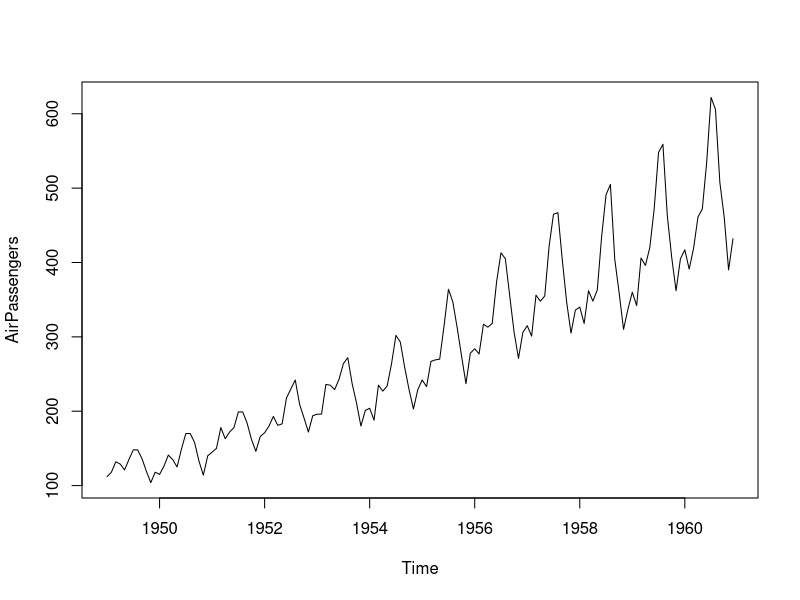
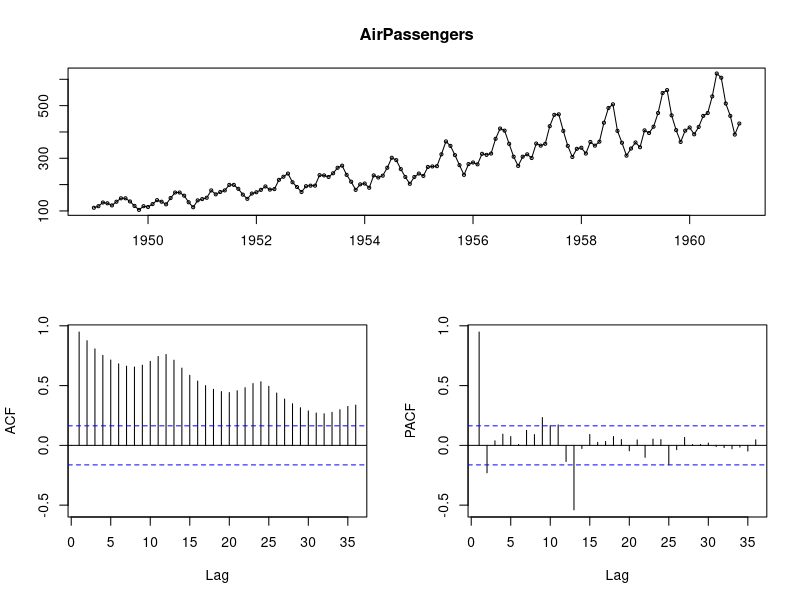
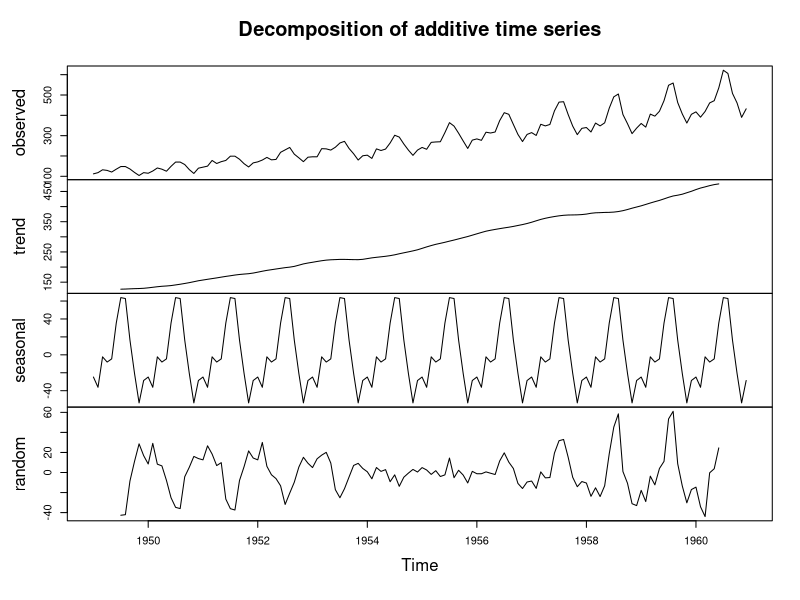
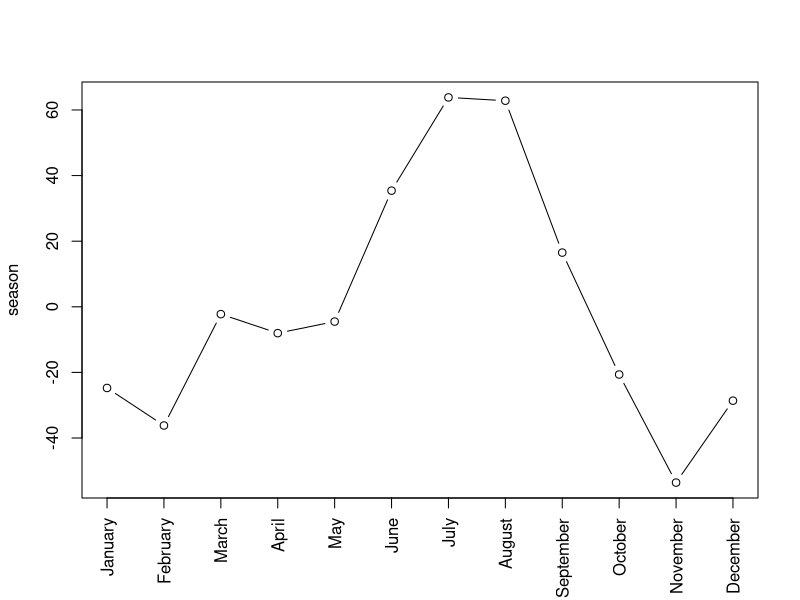
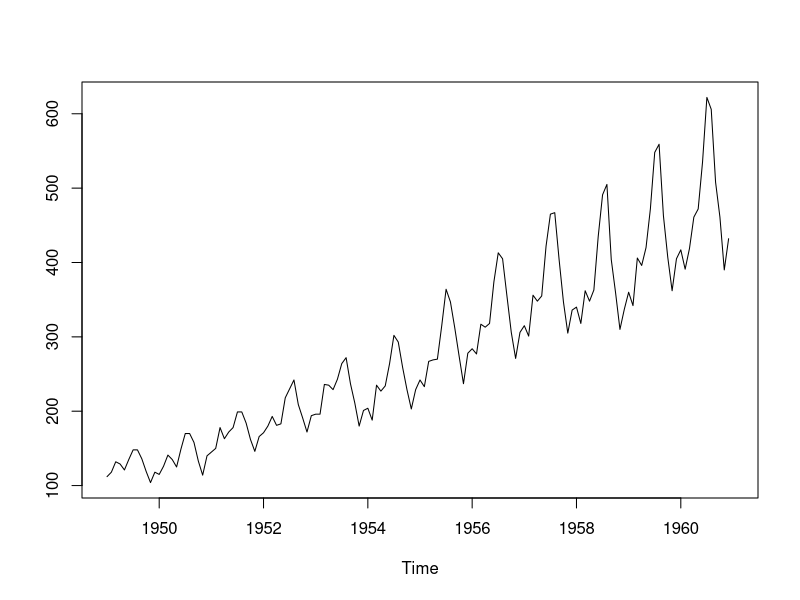

The R script that drew these images, in order:
#时间序列相关案例

#ts方法构建时间序列介绍
a<-ts(1:30,frequency = 12,start = c(2011,3))
print(a)
# > print(a)
# Jan Feb Mar Apr May Jun Jul Aug Sep Oct Nov Dec
# 2011           1   2   3   4   5   6   7   8   9  10
# 2012  11  12  13  14  15  16  17  18  19  20  21  22
# 2013  23  24  25  26  27  28  29  30   
str(a)
attributes(a)

#在ts函数的参数中，1：30代以1-30为基础建立30个时间序列值，frequence=7代表以周循环，=12代表以月循环，=4代表以季度循环
#start 代表起始的日期

#将时间序列拆分成趋势成分、季节成分、随机成分
#所谓的趋势成分是指长时间间隔的大体运动方向，季节成分是指季节性的变化，随机成分是指重复但非周期的波动，最终是随机成分
#R自带的AirPassengers中很好演示了时间序列
plot(AirPassengers)
install.packages("tseries")
install.packages("forecast")
library(tseries)
library(forecast)
#同样可以使用tsdisplay函数显示ACF和PACF图，用来确定arima函数的参数
tsdisplay(AirPassengers)
#使用decompose()函数将其拆分为不同成分
dc<-decompose(AirPassengers)

#打印出四种趋势图
plot(dc)

#打印出关于季节性趋势的图表
season<-dc$figure
plot(season,type = "b",xaxt="n",xlab = "")

#通过ISOdate和months构建月名,ISODate是将年月日拼接成日期，然后month取其中的月份
#关于日期函数的博客：https://www.cnblogs.com/one--way/p/5868789.html
monthNames<-months(ISOdate(2011,1:12,1))
print(monthNames)

#axis(side,at,labels) side一个整数，用于指定图形中坐标轴的绘制方向。坐标轴按如下方式绘制：1 向下，2 向左 3 向上 4 向右。
#at要绘制刻度线上的点
#labels 可以是一个逻辑值，表示是否要在刻度线上进行注释， 或要放在刻度线上作标签的一个字符或表达式向量。
axis(1,at=1:12,labels = monthNames,las=2) #将monthNames中的变量名赋给x轴

#构建arima模型，我们首先使用forcast包里的auto.arima进行参数估计，然后再使用arima
a<-auto.arima(AirPassengers)
print(a)
# > print(a)
# Series: AirPassengers 
# ARIMA(2,1,1)(0,1,0)[12] 
# 
# Coefficients:
#   ar1     ar2      ma1
# 0.5960  0.2143  -0.9819
# s.e.  0.0888  0.0880   0.0292
# 
# sigma^2 estimated as 132.3:  log likelihood=-504.92
# AIC=1017.85   AICc=1018.17   BIC=1029.35


fit<-arima(AirPassengers,order = c(2,1,1),seasonal = list(order=c(0,1,0),period=12))
print(fit)
fore=predict(fit,n.head=24)
U<-fore$pred+2*fore$se
L<-fore$pred-2*fore$se
ts.plot(AirPassengers,fore$pred,U,L,col=c(1,2,4,4),lty=c(1,1,2,2))


install.packages("urca")
library(urca)
ur.df(AirPassengers)

# ############################################################### 
# # Augmented Dickey-Fuller Test Unit Root / Cointegration Test # 
# ############################################################### 
# 
# The value of the test statistic is: -0.3524 

